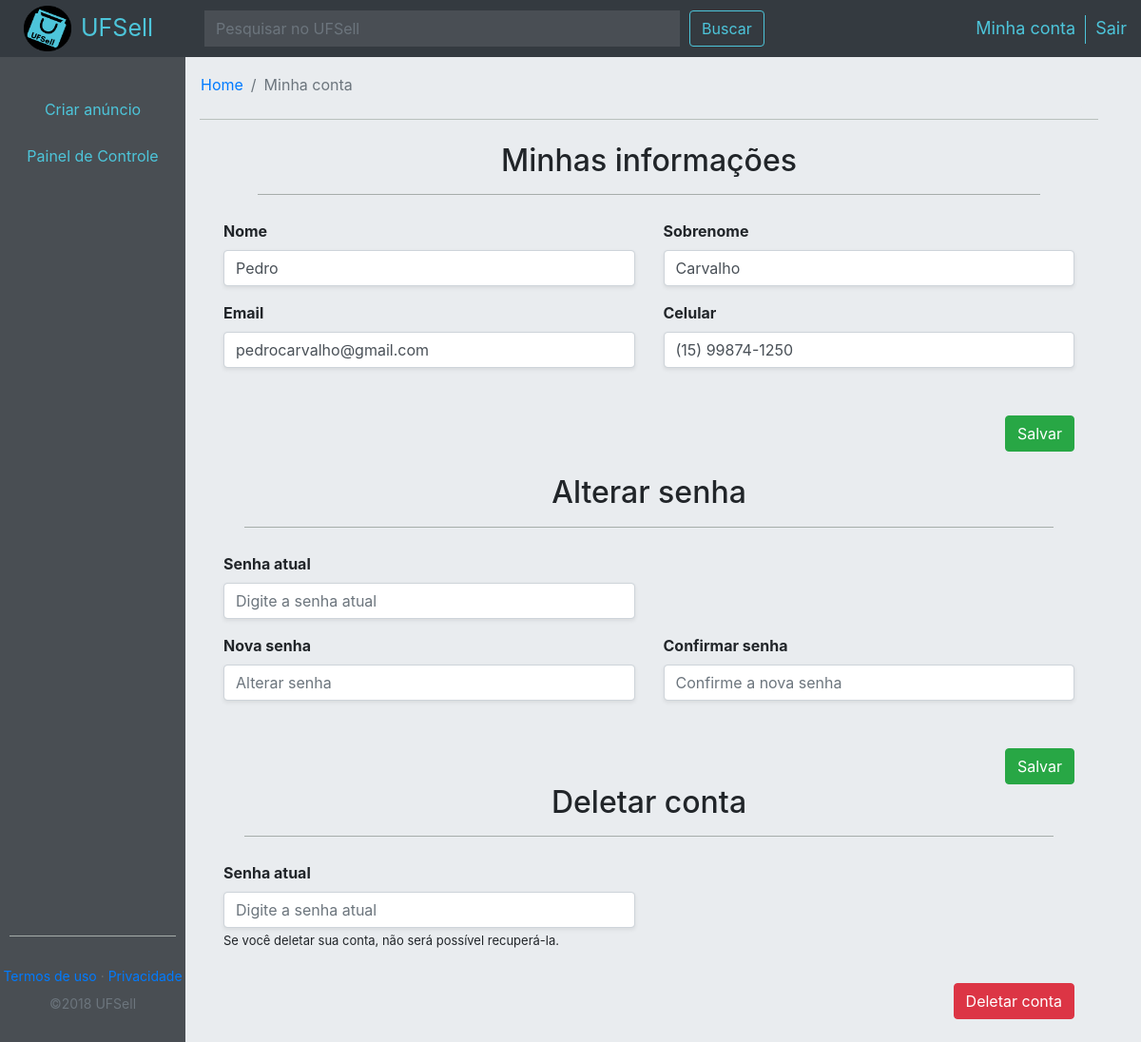
Page /vendedor/conta.php (signed in) on the committed database.
### tables this page shows
CREATE TABLE IF NOT EXISTS `usuario` (
  `id` int(11) NOT NULL,
  `nome` varchar(60) NOT NULL,
  `sobrenome` varchar(100) DEFAULT NULL,
  `email` varchar(40) NOT NULL,
  `senha` varchar(32) NOT NULL,
  `id_org` int(11) NOT NULL,
  `tel` varchar(15) NOT NULL,
  `mes` int(3) NOT NULL,
  `ano` int(5) NOT NULL
);

### vendedor/conta.php (the view, shortened to what this page needs)
<?php
include('../connection/connection.php');
$script = "SELECT * FROM usuario WHERE id='".$_SESSION['id_usuario']."';";
$result = $conn->query($script);
$pessoa = $result->fetch_object();
?>
<!DOCTYPE html>
<html lang="pt-br">
    <head>
        <link rel="stylesheet" href="https://stackpath.bootstrapcdn.com/bootstrap/4.1.3/css/bootstrap.min.css">
		<link rel="stylesheet" href="https://cdnjs.cloudflare.com/ajax/libs/font-awesome/4.7.0/css/font-awesome.min.css">
        <link rel="stylesheet" href="../package/dist/sweetalert2.min.css">
        <link type="text/css" rel="stylesheet" href="../css/comprador.css">
        <link type="text/css" rel="stylesheet" href="../css/vendedor.css">
    </head>
    <body>
        <?php include '../includes/nav-vend.php';  ?>
		<div id="defCol" class="col-12 col-md-12">
                <div id="defRow" class="row">
                    <?php include '../includes/menu-vend.php'; ?>
                    <div id="conteudo" class="col-10 col-md-10">
						<nav aria-label="breadcrumb" style="margin-top:5px; margin-left: -15px;">
							<ol class="breadcrumb">
								<li class="breadcrumb-item"><a href="./home.php">Home</a></li>
								<li class="breadcrumb-item active" aria-current="page">Minha conta</li>
							</ol>
						</nav>
					<form id="formCad" class=""  name="salvar" method="post">
						<div class="colD d-flex justify-content-start">
							<div class="col-12 col-xl-12 col-lg-12 col-md-12">
							<br>
								<center><h2>Minhas informações</h2></center>
								<hr>
								<div id="cardAlterar" class="">
									<div class="row">
										<div class="col-6">
											<div class="form-group">
												<label class="divnome" style="font-weight: bold;">Nome</label>
												<input type="text" class="form-control shadow-sm" value="<?php echo $pessoa->nome; ?>" name="inputNome" pattern=".{1,100}" required autofocus>
											</div>
										</div>
										<div class="col-6">
											<div class="form-group">
												<label class="divsobrenome" style="font-weight: bold;">Sobrenome</label>
												<input type="text" class="form-control shadow-sm" value="<?php echo $pessoa->sobrenome; ?>" name="inputSobrenome" pattern=".{1,100}" required>
											</div>
										</div>
									</div>
									<div class="row">
										<div class="col-6">
											<div class="form-group">
												<label class="divemail" style="font-weight: bold;">Email</label>
												<input type="email" class="form-control shadow-sm" value="<?php echo $pessoa->email; ?>" name="inputEmail" pattern=".{1,100}" required>
											</div>
										</div>
										<div class="col-6">
											<div class="form-group">
												<label class="divtel" style="font-weight: bold;">Celular</label>
												<input type="text" class="form-control shadow-sm bg-white" value="<?php echo $pessoa->tel; ?>" name="inputTel" pattern="\([0-9]{2}\) ?[0-9]{4,6}-[0-9]{3,4}$" placeholder="(XX) XXXXX-XXXX" required>
											</div>
										</div>
									</div>
								</div>
							</div>
						</div>
						<br>
						<div class="row">
							<div class="col-12">
								<div id="cadSalvar" class="botaocad float-right" style="margin-right:25px;">
									<button type="submit" name="salvar" class="btn btn-success">
										Salvar
									</button>
								</div>
							</div>
						</div>
					</form>
					<br>
					<center><h2>Alterar senha</h2></center>
					<hr>
					<form id="formSen" class=""  name="salvarSen" method="post">
						<div class="d-flex justify-content-start">
							<div class="col-12 col-xl-12 col-lg-12 col-md-12">
								<div id="cardAlterar" class="">
									<div class="row">
										<div class="col-6">
											<div class="form-group">
												<label class="divsenhaatual" style="font-weight: bold;">Senha atual</label>
												<input type="password" class="form-control shadow-sm" placeholder="Digite a senha atual" data-toggle="popover" id="inputAtualSenha" name="inputAtualSenha" pattern=".{5,30}" required>
											</div>
										</div>
										<div class="col-6"></div>
									</div>
									<div class="row">
										<div class="col-6">
											<div class="form-group">
												<label class="divsenha" style="font-weight: bold;">Nova senha</label>
												<input type="password" class="form-control shadow-sm" placeholder="Alterar senha" id="inputSenha" name="inputSenha" pattern=".{5,30}" required>
											</div>
										</div>
										<div class="col-6">
											<div class="form-group">
												<label class="divsenha" style="font-weight: bold;">Confirmar senha</label>
												<input type="password" class="form-control shadow-sm" placeholder="Confirme a nova senha" data-toggle="popover" id="inputConfSenha" name="inputConfSenha" pattern=".{5,30}" required>
											</div>
										</div>
									</div>
								</div>
							</div>
						</div>
						<br>
						<div class="row">
							<div class="col-12">
								<div id="cadSalvar" class="botaocad float-right" style="margin-right:25px;">
									<button type="submit" name="salvarSen" class="btn btn-success">
										Salvar
									</button>
								</div>
							</div>
						</div>
					</form>
					<center><h2>Deletar conta</h2></center>
					<hr>
					<form id="formDel" class=""  name="salvarDel" method="post">
						<div class="d-flex justify-content-start">
							<div class="col-12 col-xl-12 col-lg-12 col-md-12">
								<div id="cardAlterar" class="">
									<div class="row">
										<div class="col-6">
											<div class="form-group">
												<label class="divsenhaatual" style="font-weight: bold;">Senha atual</label>
												<input type="password" class="form-control shadow-sm" placeholder="Digite a senha atual" id="inputAtualSenhaDel" name="inputAtualSenhaDel" pattern=".{5,30}" required>
												<label style="font-size:13px;">Se você deletar sua conta, não será possível recuperá-la.</label>
											</div>
										</div>
										<div class="col-6">
										</div>
									</div>
								</div>
							</div>
						</div>
						<div class="row">
							<div class="col-12">
								<div id="cadSalvar" class="botaocad float-right" style="margin-right:25px;">
									<button type="submit" name="salvarDel" class="btn btn-danger">
										Deletar conta
									</button>
								</div>
							</div>
						</div>
					</form>
				<br>
                </div>
            </div>
    </body>
</html>

### css/comprador.css (style rules this page uses)
html, body { position: relative; height: 100%; }
body { height: 100%; width: 100%; background-color:#e9ecef; }
nav { width: 100%; height: 60px; }
#defCol { width: 100%; height: calc(100% - 60px); }
#defRow { width: 100%; height: 100%; }
hr { width: 90%; background-color: #b9c0bd; }
#conteudo { background-color:#e9ecef; }
#cardAlterar { padding: 10px; }
.colD { display: block; -webkit-hyphens: auto; -moz-hyphens: auto; -ms-hyphens: auto; hyphens: auto; width: 100%; border-top: 1px solid #000000; border-color: #b9c0bd; }

### rows in the picture
usuario: inputNome "Pedro", inputSobrenome "Carvalho", inputEmail "pedrocarvalho@gmail.com", inputTel "(15) 99874-1250"
